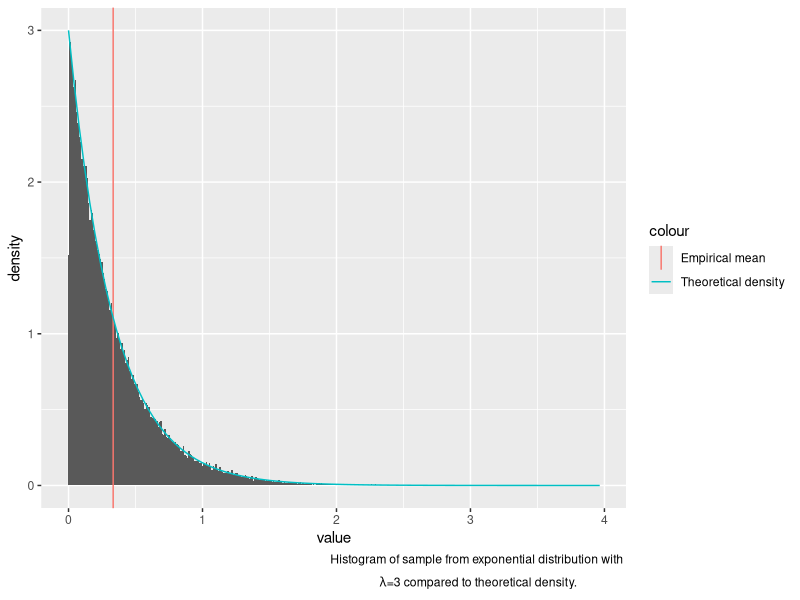
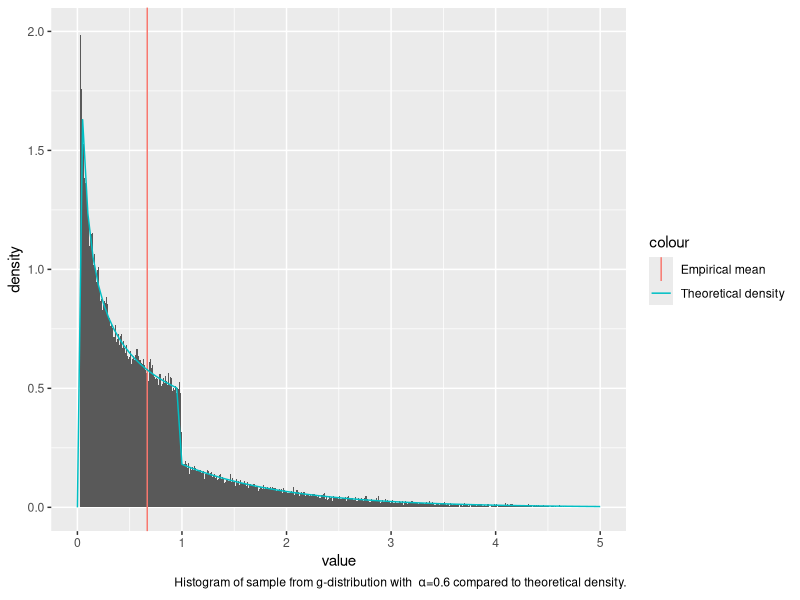
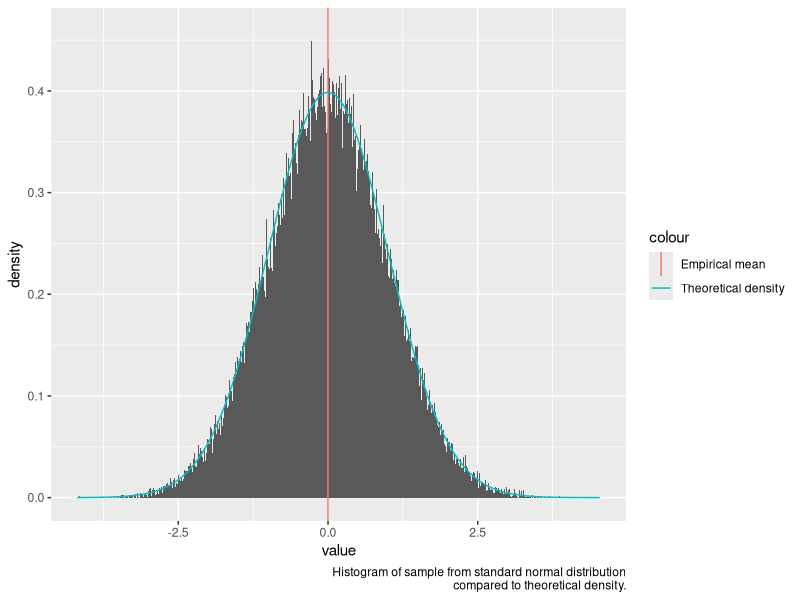
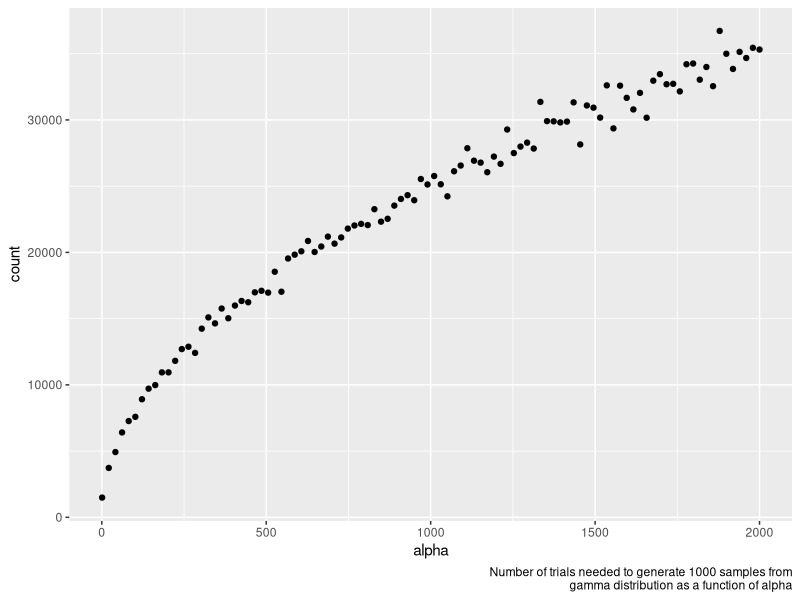
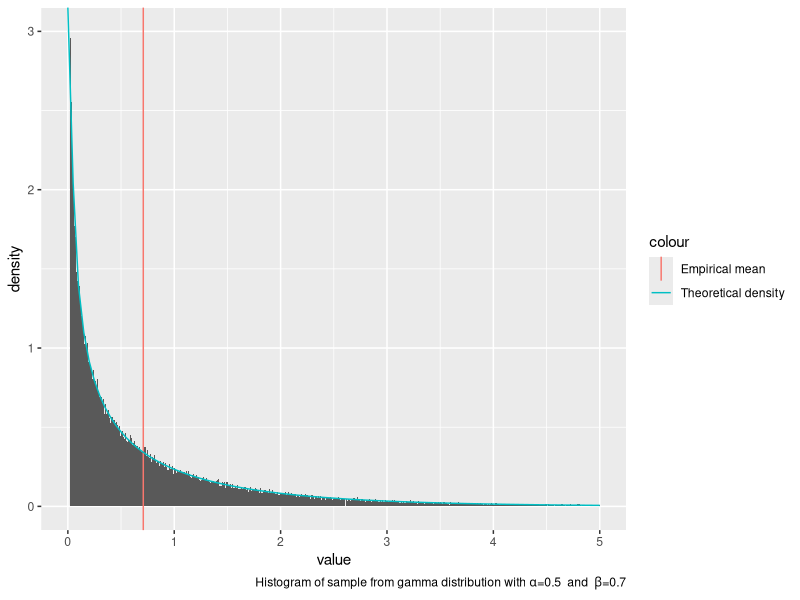
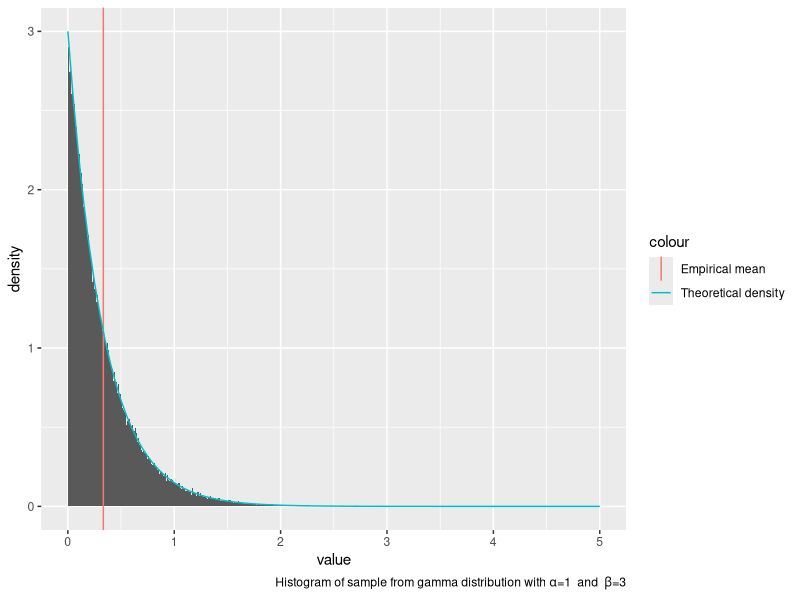
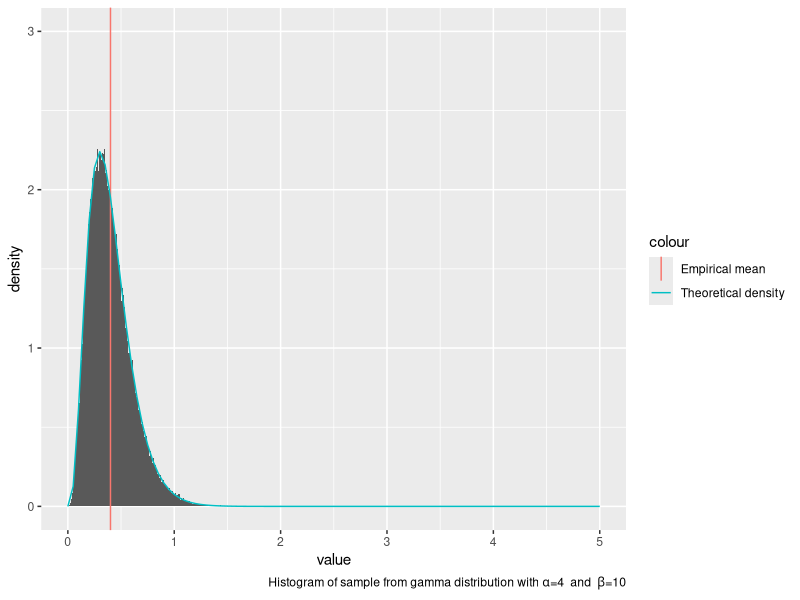
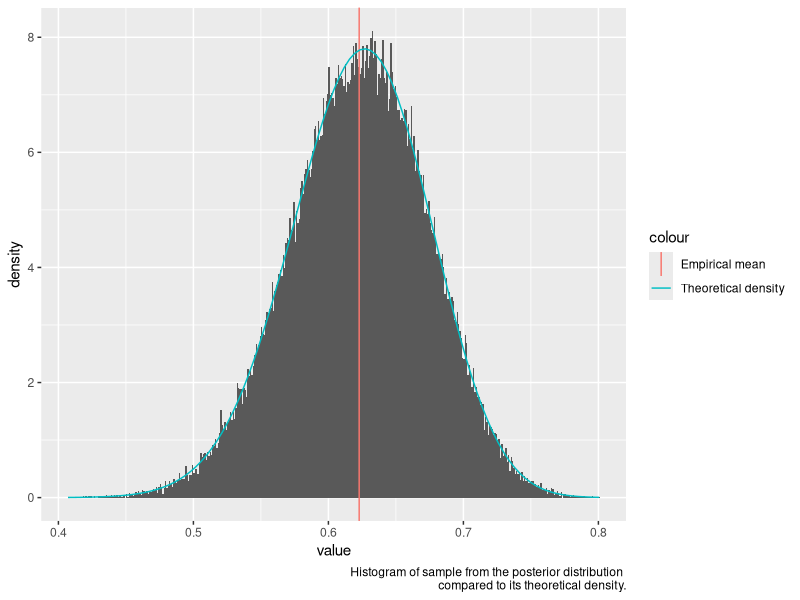

Source code (R) for these figures, in order:
## ---- chunk 1
knitr::opts_chunk$set(echo = TRUE)
## ---- chunk 2
library(tidyverse)
## ---- chunk 3
#This function returns a vector of n independent samples from the exponential distribution
#with rate parameter lam, generated from the inverse cumulative distribution. 
random.exp <- function(n,lam){
  return(-1/lam * log(runif(n)))
}
## ---- chunk 4
#Testing function
test.function <- function(n,func,arg,amean,avar){
  exs.sample=func(n,arg)
  cat("Empirical mean:", mean(exs.sample), "Analytical mean:",amean, "\n")
  cat("Empirical variance:", var(exs.sample), "Analytical variance:",avar,"\n")
}

#Make histogram of sample
lam <- 3
sample.exp <- enframe(random.exp(100000,lam))

ggplot() +
  geom_histogram(
    data = data.frame(sample.exp),
    mapping = aes(x=value, y=..density..),
    binwidth = 0.01
  ) +
  geom_vline(
    aes(xintercept=mean(sample.exp$value),
        col='Empirical mean')
  ) +
  stat_function(
    fun = dexp,
    args = list(rate=lam),
    aes(col='Theoretical density')
  ) +
  labs(
    caption = expression(atop("Histogram of sample from exponential distribution with ",
                         paste(lambda*"=3 compared to theoretical density.")))
  )
## ---- chunk 5
test.function(10000,random.exp,lam,1/lam,1/lam^2)

## ---- chunk 6

#Function for normalising constant in g distribution given parameter a (=alpha).
c.g <- function(a){
  return (a*exp(1)/(a+exp(1)))
}

#Normalised density function for g (for plot)
g <- function(x, a) {
  c <- c.g(a)
  out <- rep(0, length(x))
  left <- 0 < x & x < 1
  right <- 1 <= x
  out[left] <- c * (x[left] ^ (a - 1))
  out[right] <- c * exp(-x[right])
return(out)
}

#This function returns a vector of n independent samples from the g distribution with
#parameter a (=alpha), generated from the inverse cumulative distribution. 
random.g <- function(n,a){
  c <- c.g(a) #Normalising constant
  u <- runif(n)
  x <- rep(0,n)
  for (i in 1:n){
    if (u[i]<c/a){
      x[i] <- (a*u[i]/c)^(1/a)
    }
    else{
      x[i] <- (-log(1/a + exp(-1) - u[i]/c))
    }
  }
  return(x)
}

## ---- chunk 7

#Testing funtion
a <- .6 #parameter
c <- c.g(a) #normalising constant
g.mean <- c/(a+1)+2*c*exp(-1) #analytical mean
g.var <- c*(1/(a+2)+ 5*exp(-1)) - g.mean^2 #analytical variance
test.function(10000,random.g,a,g.mean,g.var)
## ---- chunk 8
#Making histogram of sample from g
sample.g <- enframe(random.g(100000,a))

ggplot() +
  geom_histogram(
    data = data.frame(sample.g),
    mapping = aes(x=value, y=..density..),
    binwidth = 0.01,
    na.rm = TRUE
  ) +
  geom_vline(
    aes(xintercept=mean(sample.g$value),
        col='Empirical mean')
  ) +
  stat_function(
    fun = g,
    args = list(a=a),
    aes(col='Theoretical density')
  ) +
  ylim(0,2) +
  xlim(0,5) +
    labs(
      caption = bquote("Histogram of sample from g-distribution with "
                       ~alpha*"=0.6 compared to theoretical density.")
    )
## ---- chunk 9
#This function returns a vector of n independent samples from the standard normal
#distribution, generated by the Box-Müller algorithm
random.norm <- function(n){
  x1 <- runif(n)*2*pi
  x2 <- random.exp(n,.5)
  return(sqrt(x2)*cos(x1))
}

#Testing function
sample.normal=enframe(random.norm(100000))
cat("Empirical mean:", mean(sample.normal$value), "Analytical mean:",0.0, "\n")
cat("Empirical variance:", var(sample.normal$value), "Analytical variance:",1.0,"\n")

ggplot() +
  geom_histogram(
    data = sample.normal,
    mapping = aes(x=value, y=..density..),
    binwidth = 0.01
  ) +
  geom_vline(
    aes(xintercept=mean(sample.normal$value),
        col='Empirical mean')
  ) +
  stat_function(
    fun = dnorm,
    aes(col='Theoretical density')
  ) +
  labs(
    caption = "Histogram of sample from standard normal distribution
              compared to theoretical density."
  )

## ---- chunk 10
#This function returns a sample from the d-variate normal distribution with mean mu
#and covariance S, transformed from standard normal samples. 
random.multinorm <- function(d,mu,S){
  x <- random.norm(d)
  A <- t(chol(S)) #transpose to get lower triangular cholesky matrix
  return(mu + A%*%x)
}

#Testing function
d = 3
N = 10000
sigma <- cbind(c(3,1,0), c(1,3,1), c(0,1,3)) #if d=3
# sigma <- cbind(c(2,1),c(1,2))                  #if d=2
mu <- seq(1,d)
multinormal.sample <- matrix(NA,N,d)
for (i in 1:N){
  multinormal.sample[i,] <- random.multinorm(d, mu, sigma)
}
#Theoretical mean vector:
mu
#Empirical mean vector:
colMeans(multinormal.sample)
#Empirical covariance matrix:
sigma
#Theoretical covariance matrix:
var(multinormal.sample)
## ---- chunk 11
#Acceptance probability
accept_prob <- function(x,a){ 
  if (x<1)
      return (exp(-x))
    else 
      return (x^(a-1))
}
## ---- chunk 12
#This function returns a vector of n independent samples from the gamma distribution
#with 0<a<1, beta=1, generated by the Rejection sampling
random.gamma1 <- function(n,a){ 
  x=rep(0,n)
  for (i in 1:n){
    finish = 0
    while(finish==0){  
      # Sample from the proposal distribution, g(x) (x>=0)
      sample.x = random.g(1,a)
      # Compute the acceptance probability alpha
      alpha=accept_prob(sample.x,a)
      # Generate a helping variable U from a uniform(0,1)
      u = runif(1, 0, 1)
      # Check if we accept it
      if(u <= alpha){
        x[i]=sample.x
        finish=1
      }
    }
  }
  return (x)
}

#Testing function
alpha=0.5
test.function(10000,random.gamma1,alpha,alpha,alpha)
## ---- chunk 13
logf <- function(u,alpha){ #log of f* with u=log(x)
  return (u*(alpha-1)-exp(u))
}

#This function sample from the distribution of log(x), using
#the inverse of the cumulative distribution. 
sample <- function(ab){ 
  u=log(runif(1,0,1))
  return (ab+u)
}
## ---- chunk 14
#This function returns a vector of n independent samples from the gamma distribution
#with a>1, beta=1, generated by the ratio of uniforms method on log-scale. 
random.gamma2 <- function(n,alpha){
  count=0 #count how many tries the algorithm needs to generate n realisations
  x=rep(0,n)
  a=(alpha-1)/2*(log(alpha-1)-1) #log(a)
  b=(alpha+1)/2*(log(alpha+1)-1) #log(b+)
  for (i in 1:n){
    inside=FALSE
    while (inside==FALSE){
      u1=sample(a) 
      u2=sample(b) 
      u=u2-u1
      test=0.5*logf(u,alpha)
      inside=test>=u1 
      count=count+1
    }
    x[i] = u
  }
  vec=c(count,exp(x)) #count + n realisations
}

#Testing function 
alpha=2000
ex.gamma2=random.gamma2(1000,alpha)
cat("Empirical mean:",mean(ex.gamma2[-1]), "Analytical mean:",alpha, "\n")
cat("Empirical variance:", var(ex.gamma2[-1]), "Analytical variance:",alpha,"\n")
## ---- chunk 15
#Generate a plot with values of alpha on the x-axis and the number of tries used
#on the y-axis. 
plot.count <- function(nsample, n){
  count=rep(0,n)
  alpha=seq(1.01,2000,length.out=n)
  for (i in 1:n){
    a=alpha[i]
    c=random.gamma2(nsample,a)[1]
    count[i]=c
  }
  return(cbind(alpha,count))
}
num.trials <- plot.count(1000, 100)
num.trials.frame <- data.frame(num.trials)
ggplot() +
  geom_point(
    data=num.trials.frame,
    mapping = aes(x=alpha, y=count)
  ) +
  labs(
    caption = "Number of trials needed to generate 1000 samples from
    gamma distribution as a function of alpha"
  )
  
## ---- chunk 16
##This function returns a vector of n independent samples from the gamma distribution with parameters alpha and beta. 
random.gamma <- function(n, alpha, beta){
  if (alpha==1){
    x=random.exp(n,alpha) #sample from exponential distribution
  }
  else if (alpha<1){
    x=random.gamma1(n,alpha) 
  }
  else {
    x=random.gamma2(n,alpha)[-1] #ignoring the first element, which is the number of tries
  }
  return (x/beta) #Transform from x-Ga(alpha,1) to x/beta-Ga(alpha,beta)
}

#Testing function 
test.gamma <- function(n,alpha, beta){
  ex.gamma=random.gamma(n,alpha,beta)
  amean=alpha/beta #analytical mean
  avar=alpha/beta^2 #analytical variance
  cat("Empirical mean:", mean(ex.gamma), "Analytical mean:",amean, "\n")
  cat("Empirical variance:", var(ex.gamma), "Analytical variance:",avar,"\n")
}

plot.gamma <- function(n,alphav,betav){
  sample.gamma <- enframe(random.gamma(n,alpha=alphav,beta=betav))
  ggplot() +
    geom_histogram(
      data = data.frame(sample.gamma),
      mapping = aes(x=value, y=..density..),
      binwidth = 0.01,
      boundary = 0,
      na.rm = TRUE
    ) +
    geom_vline(
      aes(xintercept=mean(sample.gamma$value),
          col='Empirical mean')
    ) +
    stat_function(
      fun = partial(dgamma, shape=alphav, rate=betav),
      aes(col='Theoretical density')
    ) +
    ylim(0,3) +
    xlim(0,5) +
    labs(
      caption = bquote("Histogram of sample from gamma distribution with"
                       ~ alpha *"="* .(alphav) ~ " and "
                       ~ beta *"="* .(betav))
    )
}
test.gamma(100000,0.5,0.7)
test.gamma(100000,1,3)
test.gamma(100000,4,10)

plot.gamma(100000,0.5,0.7)
plot.gamma(100000,1,3)
plot.gamma(100000,4,10)

## ---- chunk 17
#This function generates one realisation from Dirichlet distribution with
#parameter vector alpha.
random.dirichlet <- function(alpha){
  K <- length(alpha)
  z <- rep(0,K)
  for (i in 1:K)
    z[i] <- random.gamma(1,alpha[i],1) #n,shape,rate
  v <- sum(z)
  return (z/v)
}

N_dir <- 1000
alpha <- c(.1, .5, .1, .3, .8)
K <- length(alpha)
dirichlet.sample <- matrix(1,N_dir,K)
for (i in 1:N_dir){
  dirichlet.sample[i,] <- random.dirichlet(alpha)
}
## ---- chunk 18
alphasum <- sum(alpha)
#Empirical mean
colMeans(dirichlet.sample)
#Analytical mean
alpha1 <- alpha/alphasum
alpha1
#Empirical variance
diag(var(dirichlet.sample))
#Analytical variance
alpha1*(1-alpha1)/(1+alphasum)
## ---- chunk 19
f <- function(theta){ #The proportional function
  return ((2+theta)^125*(1-theta)^(18+20)*theta^34) 
}

#Find the maxima of the proportional function 
res = optimise(f, interval = c(0,1),maximum=TRUE) 
maxima=res$objective

new_f <- function(theta){ #Normalised density function
  return (f(theta)/as.numeric(integrate(f,0,1)[1])) 
}

theta_new_f <- function(theta){ #theta*normalised function
  return (theta*new_f(theta))
}

posterior <- function(theta){ #proportional function with prior beta(1,5)
  return(f(theta)*(1-theta)^4)
}

posterior.normalised <- function(theta){ #normalised function with prior beta(1,5)
  posterior(theta)/as.numeric(integrate(posterior,0,1)[1])
}

theta_new_f_g <- function(theta){ #theta*normalised function with prior beta(1,5)
  return (theta*posterior.normalised(theta))
}
## ---- chunk 20
#This algorithm simulate from f(theta|y) using a uniform density as the proposal
#density, rejection sampling.
random.multinomial <- function(n){
  x.out <- rep(NA,n)
  tries <- 0
  for (i in 1:n){
    finished <- FALSE
    c <- maxima #res$objective
    while(!finished){
      x <- runif(1) #sample from the proposal distribution, U(0,1)
      alpha <- f(x) / c #compute the acceptance probability alpha
      u <- runif(1) #generate a helping variable U from a uniform(0,1)
      if (u <= alpha){ #Check if we accept it 
        finished <- TRUE
      }
      tries=tries+1 #count how many random numbers the algorithm generates
    }
    x.out[i] <- x #appending the values that get accepted (u<=alpha)
  }
  return(list(theta = x.out, tries = tries))
}
## ---- chunk 21
M=10000
sample.multinomial <- random.multinomial(M)
tries <- sample.multinomial$tries
cat("Estimated posterior mean:", mean(sample.multinomial$theta), "\n")
## ---- chunk 22
expected_mean=integrate(theta_new_f,0,1) 
cat("Expected posterior mean:", expected_mean$value, "\n")

sample.multinomial <- enframe(random.multinomial(100000)$theta)

ggplot() +
    geom_histogram(
      data = data.frame(sample.multinomial),
      mapping = aes(x=value, y=..density..),
      binwidth = 0.001,
      boundary = 0,
      na.rm = TRUE
    ) +
    geom_vline(
      aes(xintercept=mean(sample.multinomial$value),
          col='Empirical mean')
    ) +
    stat_function(
      fun = new_f,
      aes(col='Theoretical density')
    ) +
    labs(
      caption = "Histogram of sample from the posterior distribution 
                           compared to its theoretical density."
    )
## ---- chunk 23
average_theta_tries <- tries /M
cat("Average random numbers generated to obtain one sample:", average_theta_tries,"\n")
## ---- chunk 24
c=optimize(new_f,interval = c(0,1),maximum=TRUE)$objective
cat("Expected random numbers generated to obtain one sample:", c, "\n")
## ---- chunk 25
importance_sampling <- function(n){ 
  theta <- random.multinomial(n)$theta #samples from f(theta|y) with rejection sampling
  w=(1-theta)^4 #importance weight
  mu <- sum(theta*w)/sum(w) #self-normalizing 
  return(mu)
}

mu.estimate <- importance_sampling(10000)
mu.estimate
expected_mean=integrate(theta_new_f_g,0,1) 
expected_mean
